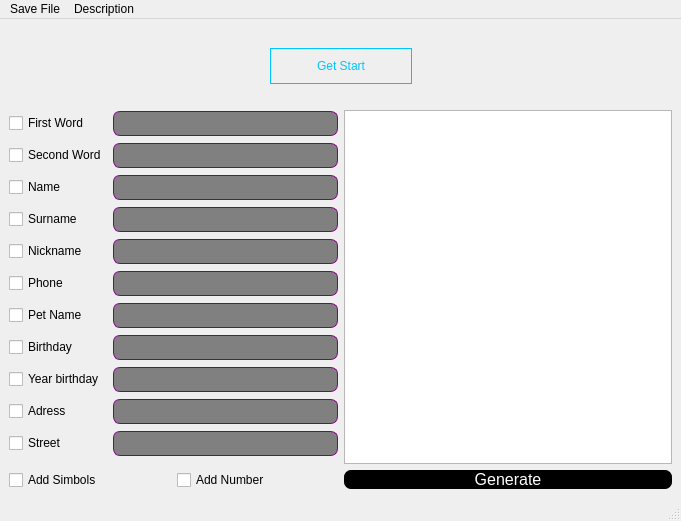
<?xml version="1.0" encoding="UTF-8"?>
<ui version="4.0">
 <class>MainWindow</class>
 <widget class="QMainWindow" name="MainWindow">
  <property name="geometry">
   <rect>
    <x>0</x>
    <y>0</y>
    <width>681</width>
    <height>521</height>
   </rect>
  </property>
  <property name="windowTitle">
   <string>MainWindow</string>
  </property>
  <property name="styleSheet">
   <string notr="true"/>
  </property>
  <widget class="QWidget" name="centralwidget">
   <layout class="QGridLayout" name="gridLayout_2">
    <item row="1" column="0">
     <layout class="QGridLayout" name="gridLayout">
      <item row="1" column="4">
       <widget class="QLineEdit" name="lineEdit_2">
        <property name="styleSheet">
         <string notr="true">#lineEdit_2 {background-color:gray;
border: 1px purple;
border-style: solid;
border-radius: 7px;
padding: 0 2px 2px 2px;
selection-background-color: rgb(226, 155, 218);
font-size: 16px;}

#lineEdit_2:focus { background-color:rgb(202, 255, 227);
border : 1px purple;
border-style: dashed;	
border-radius: 7px;
padding: 0 2px 2px 2px;
selection-background-color: rgb(226, 155, 218);
font-size: 16px;
}</string>
        </property>
       </widget>
      </item>
      <item row="9" column="0">
       <widget class="QCheckBox" name="checkBox_10">
        <property name="text">
         <string>Adress</string>
        </property>
       </widget>
      </item>
      <item row="7" column="0" colspan="2">
       <widget class="QCheckBox" name="checkBox_8">
        <property name="text">
         <string>Birthday</string>
        </property>
       </widget>
      </item>
      <item row="8" column="0" colspan="4">
       <widget class="QCheckBox" name="checkBox_9">
        <property name="text">
         <string>Year birthday</string>
        </property>
       </widget>
      </item>
      <item row="2" column="4">
       <widget class="QLineEdit" name="lineEdit_3">
        <property name="styleSheet">
         <string notr="true">#lineEdit_3 {background-color:gray;
border: 1px purple;
border-style: solid;
border-radius: 7px;
padding: 0 2px 2px 2px;
selection-background-color: rgb(226, 155, 218);
font-size: 16px;}

#lineEdit_3:focus { background-color:rgb(202, 255, 227);
border : 1px purple;
border-style: dashed;	
border-radius: 7px;
padding: 0 2px 2px 2px;
selection-background-color: rgb(226, 155, 218);
font-size: 16px;
}</string>
        </property>
       </widget>
      </item>
      <item row="0" column="0" colspan="3">
       <widget class="QCheckBox" name="checkBox">
        <property name="layoutDirection">
         <enum>Qt::LeftToRight</enum>
        </property>
        <property name="text">
         <string>First Word</string>
        </property>
       </widget>
      </item>
      <item row="7" column="4">
       <widget class="QLineEdit" name="lineEdit_8">
        <property name="styleSheet">
         <string notr="true">#lineEdit_8 {background-color:gray;
border: 1px purple;
border-style: solid;
border-radius: 7px;
padding: 0 2px 2px 2px;
selection-background-color: rgb(226, 155, 218);
font-size: 16px;}

#lineEdit_8:focus { background-color:rgb(202, 255, 227);
border : 1px purple;
border-style: dashed;	
border-radius: 7px;
padding: 0 2px 2px 2px;
selection-background-color: rgb(226, 155, 218);
font-size: 16px;
}</string>
        </property>
       </widget>
      </item>
      <item row="9" column="4">
       <widget class="QLineEdit" name="lineEdit_10">
        <property name="styleSheet">
         <string notr="true">#lineEdit_10 {background-color:gray;
border: 1px purple;
border-style: solid;
border-radius: 7px;
padding: 0 2px 2px 2px;
selection-background-color: rgb(226, 155, 218);
font-size: 16px;}

#lineEdit_10:focus { background-color:rgb(202, 255, 227);
border : 1px purple;
border-style: dashed;	
border-radius: 7px;
padding: 0 2px 2px 2px;
selection-background-color: rgb(226, 155, 218);
font-size: 16px;
}</string>
        </property>
       </widget>
      </item>
      <item row="4" column="4">
       <widget class="QLineEdit" name="lineEdit_5">
        <property name="styleSheet">
         <string notr="true">#lineEdit_5 {background-color:gray;
border: 1px purple;
border-style: solid;
border-radius: 7px;
padding: 0 2px 2px 2px;
selection-background-color: rgb(226, 155, 218);
font-size: 16px;}

#lineEdit_5:focus { background-color:rgb(202, 255, 227);
border : 1px purple;
border-style: dashed;	
border-radius: 7px;
padding: 0 2px 2px 2px;
selection-background-color: rgb(226, 155, 218);
font-size: 16px;
}</string>
        </property>
       </widget>
      </item>
      <item row="6" column="0" colspan="3">
       <widget class="QCheckBox" name="checkBox_7">
        <property name="text">
         <string>Pet Name</string>
        </property>
       </widget>
      </item>
      <item row="0" column="4">
       <widget class="QLineEdit" name="lineEdit">
        <property name="styleSheet">
         <string notr="true">#lineEdit {background-color:gray;
border: 1px purple;
border-style: solid;
border-radius: 7px;
padding: 0 2px 2px 2px;
selection-background-color: rgb(226, 155, 218);
font-size: 16px;}

#lineEdit:focus { background-color:rgb(202, 255, 227);
border : 1px purple;
border-style: dashed;	
border-radius: 7px;
padding: 0 2px 2px 2px;
selection-background-color: rgb(226, 155, 218);
font-size: 16px;
}</string>
        </property>
       </widget>
      </item>
      <item row="2" column="0" colspan="2">
       <widget class="QCheckBox" name="checkBox_3">
        <property name="text">
         <string>Name</string>
        </property>
       </widget>
      </item>
      <item row="3" column="4">
       <widget class="QLineEdit" name="lineEdit_4">
        <property name="styleSheet">
         <string notr="true">#lineEdit_4 {background-color:gray;
border: 1px purple;
border-style: solid;
border-radius: 7px;
padding: 0 2px 2px 2px;
selection-background-color: rgb(226, 155, 218);
font-size: 16px;}

#lineEdit_4:focus { background-color:rgb(202, 255, 227);
border : 1px purple;
border-style: dashed;	
border-radius: 7px;
padding: 0 2px 2px 2px;
selection-background-color: rgb(226, 155, 218);
font-size: 16px;
}</string>
        </property>
       </widget>
      </item>
      <item row="3" column="0" colspan="3">
       <widget class="QCheckBox" name="checkBox_4">
        <property name="text">
         <string>Surname</string>
        </property>
       </widget>
      </item>
      <item row="5" column="4">
       <widget class="QLineEdit" name="lineEdit_6">
        <property name="styleSheet">
         <string notr="true">#lineEdit_6 {background-color:gray;
border: 1px purple;
border-style: solid;
border-radius: 7px;
padding: 0 2px 2px 2px;
selection-background-color: rgb(226, 155, 218);
font-size: 16px;}

#lineEdit_6:focus { background-color:rgb(202, 255, 227);
border : 1px purple;
border-style: dashed;	
border-radius: 7px;
padding: 0 2px 2px 2px;
selection-background-color: rgb(226, 155, 218);
font-size: 16px;
}</string>
        </property>
       </widget>
      </item>
      <item row="5" column="0">
       <widget class="QCheckBox" name="checkBox_6">
        <property name="text">
         <string>Phone</string>
        </property>
       </widget>
      </item>
      <item row="10" column="0">
       <widget class="QCheckBox" name="checkBox_11">
        <property name="text">
         <string>Street</string>
        </property>
       </widget>
      </item>
      <item row="1" column="0" colspan="4">
       <widget class="QCheckBox" name="checkBox_2">
        <property name="text">
         <string>Second Word</string>
        </property>
       </widget>
      </item>
      <item row="4" column="0" colspan="3">
       <widget class="QCheckBox" name="checkBox_5">
        <property name="text">
         <string>Nickname</string>
        </property>
       </widget>
      </item>
      <item row="6" column="4">
       <widget class="QLineEdit" name="lineEdit_7">
        <property name="styleSheet">
         <string notr="true">#lineEdit_7 {background-color:gray;
border: 1px purple;
border-style: solid;
border-radius: 7px;
padding: 0 2px 2px 2px;
selection-background-color: rgb(226, 155, 218);
font-size: 16px;}

#lineEdit_7:focus { background-color:rgb(202, 255, 227);
border : 1px purple;
border-style: dashed;	
border-radius: 7px;
padding: 0 2px 2px 2px;
selection-background-color: rgb(226, 155, 218);
font-size: 16px;
}</string>
        </property>
       </widget>
      </item>
      <item row="10" column="4">
       <widget class="QLineEdit" name="lineEdit_11">
        <property name="styleSheet">
         <string notr="true">#lineEdit_11 {background-color:gray;
border: 1px purple;
border-style: solid;
border-radius: 7px;
padding: 0 2px 2px 2px;
selection-background-color: rgb(226, 155, 218);
font-size: 16px;}

#lineEdit_11:focus { background-color:rgb(202, 255, 227);
border : 1px purple;
border-style: dashed;	
border-radius: 7px;
padding: 0 2px 2px 2px;
selection-background-color: rgb(226, 155, 218);
font-size: 16px;
}</string>
        </property>
       </widget>
      </item>
      <item row="8" column="4">
       <widget class="QLineEdit" name="lineEdit_9">
        <property name="styleSheet">
         <string notr="true">#lineEdit_9 {background-color:gray;
border: 1px purple;
border-style: solid;
border-radius: 7px;
padding: 0 2px 2px 2px;
selection-background-color: rgb(226, 155, 218);
font-size: 16px;}

#lineEdit_9:focus { background-color:rgb(202, 255, 227);
border : 1px purple;
border-style: dashed;	
border-radius: 7px;
padding: 0 2px 2px 2px;
selection-background-color: rgb(226, 155, 218);
font-size: 16px;
}</string>
        </property>
       </widget>
      </item>
     </layout>
    </item>
    <item row="1" column="1">
     <widget class="QTextEdit" name="textEdit"/>
    </item>
    <item row="2" column="0">
     <layout class="QHBoxLayout" name="horizontalLayout">
      <item>
       <widget class="QCheckBox" name="checkBox_13">
        <property name="text">
         <string>Add Simbols</string>
        </property>
       </widget>
      </item>
      <item>
       <widget class="QCheckBox" name="checkBox_12">
        <property name="text">
         <string>Add Number</string>
        </property>
       </widget>
      </item>
     </layout>
    </item>
    <item row="0" column="0" colspan="2">
     <layout class="QHBoxLayout" name="horizontalLayout_12">
      <item>
       <spacer name="horizontalSpacer">
        <property name="orientation">
         <enum>Qt::Horizontal</enum>
        </property>
        <property name="sizeHint" stdset="0">
         <size>
          <width>40</width>
          <height>20</height>
         </size>
        </property>
       </spacer>
      </item>
      <item>
       <widget class="QPushButton" name="pushButton">
        <property name="styleSheet">
         <string notr="true">#pushButton {
 color:#00c6ff;
 padding: 10px 20px;
 width:100px;
 text-decoration:none;
 text-align:center;
 margin:20px auto;
 display: block;
 background-image: linear-gradient(to left,transparent,transparent 50%,#00c6ff 50%,#00c6ff);
 background-position: 100% 0;
 background-size: 200% 100%;
 transition: all .25s ease-in;
 font: 400 18px tahoma;
 border: 1px solid #00C6FF;
}
#pushButton:hover {
background-position: 0 0;
color:green;
background-color: rgb(46, 52, 54);
 border: 2px solid #7922CC;
border-radius: 20px;
}</string>
        </property>
        <property name="text">
         <string>Get Start</string>
        </property>
       </widget>
      </item>
      <item>
       <spacer name="horizontalSpacer_2">
        <property name="orientation">
         <enum>Qt::Horizontal</enum>
        </property>
        <property name="sizeHint" stdset="0">
         <size>
          <width>40</width>
          <height>20</height>
         </size>
        </property>
       </spacer>
      </item>
     </layout>
    </item>
    <item row="2" column="1">
     <widget class="QPushButton" name="pushButton_2">
      <property name="styleSheet">
       <string notr="true">#pushButton_2{
	color: white;
	background-color: rgb(0, 0, 0);
	border-radius: 7px;
	font: 16px
}

#pushButton_2:hover{
	color: green;
	font: 18px;
	height: 40px;
}</string>
      </property>
      <property name="text">
       <string>Generate</string>
      </property>
     </widget>
    </item>
   </layout>
  </widget>
  <widget class="QMenuBar" name="menubar">
   <property name="geometry">
    <rect>
     <x>0</x>
     <y>0</y>
     <width>681</width>
     <height>22</height>
    </rect>
   </property>
   <widget class="QMenu" name="menuFile">
    <property name="title">
     <string>Save File</string>
    </property>
   </widget>
   <widget class="QMenu" name="menuDescription">
    <property name="title">
     <string>Description</string>
    </property>
   </widget>
   <addaction name="menuFile"/>
   <addaction name="menuDescription"/>
  </widget>
  <widget class="QStatusBar" name="statusbar"/>
 </widget>
 <resources/>
 <connections/>
</ui>
